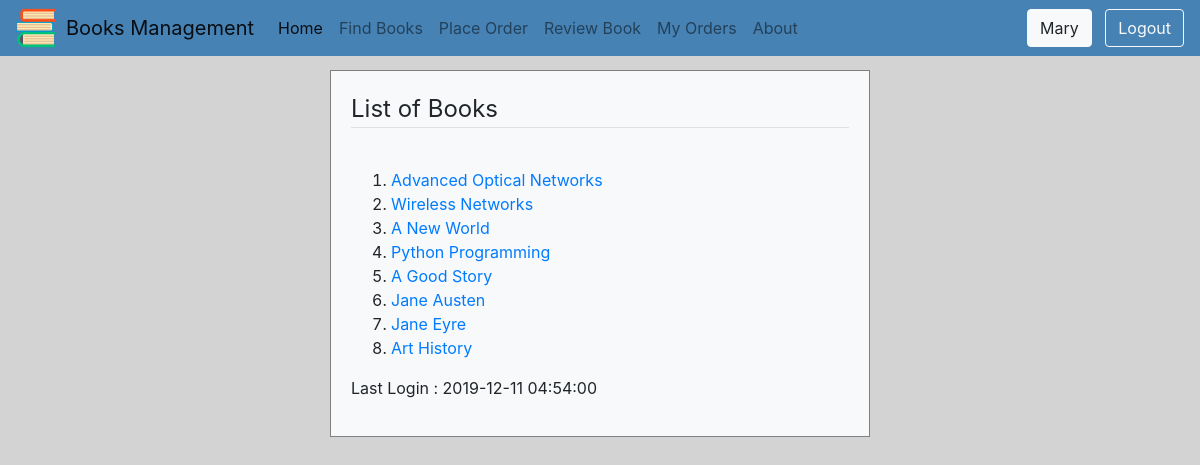
The app's page /myapp/ (signed in) with its own data.
### myapp/models.py (models this page shows, shortened)
class Book(models.Model):
    CATEGORY_CHOICES = [
        ('S', 'Scinece&Tech'),
        ('F', 'Fiction'),
        ('B', 'Biography'),
        ('T', 'Travel'),
        ('O', 'Other')
    ]
    title = models.CharField(max_length=200)
    category = models.CharField(max_length=1, choices=CATEGORY_CHOICES, default='S')
    num_pages = models.PositiveIntegerField(default=100)
    price = models.DecimalField(max_digits=10, decimal_places=2, validators=[MaxValueValidator(1000), MinValueValidator(0)])
    publisher = models.ForeignKey(Publisher, related_name='books', on_delete=models.CASCADE)
    description=models.TextField(max_length=500, blank=True)
    num_reviews=models.PositiveIntegerField(default=0, validators=[MaxValueValidator(5), MinValueValidator(1)])

### myapp/views.py (the view)
# urls.py: path(r'',views.Index.as_view(), name='index'),
class Index(View):
    def get(self, request):
        booklist=Book.objects.all().order_by('id')
        return render(request,'myapp/index.html',{'booklist':booklist})

### myapp/templates/myapp/index.html
{% extends 'myapp/base.html' %}
{% load crispy_forms_tags %}
{% block body_block %}
{% if booklist %}
    <fieldset class="form-group">
         <legend class="border-bottom mb-4">List of Books</legend>
    </fieldset>
    <ol>
        {% for book in booklist %}
            <li><a href="{% url 'myapp:detail' book.id %}">{{ book.title }}</a></li>
        {% endfor %}
    </ol>
{% else %}
    <strong>There are no available books!</strong>
{% endif %}
    {% if request.session.username %}
        {% if request.session.last_login  %}
            <p>Last Login : {{ request.session.last_login }}</p>
        {% else %}
            <p>Your last login was more than one hour ago</p>
        {% endif %}
    {% endif %}
{% endblock %}

### myapp/templates/myapp/base.html (shortened to what this page needs)
<!DOCTYPE html>
{% load staticfiles %}
<html lang="en">
<head>
    <link rel="stylesheet" type="text/css" href="{% static '/css/bootstrap.css' %}">
    <link rel="stylesheet" type="text/css" href="{% static 'myapp/style.css' %}">
</head>
<body>
<nav class="navbar navbar-expand-lg navbar-light bg-navbar">
  <img class="logo-img" src="{% static 'myapp/books.png' %}">
  <a class="navbar-brand" href="#">Books Management</a>
  <div class="collapse navbar-collapse" id="navbarSupportedContent">
    <ul class="navbar-nav mr-auto">
      <li class="nav-item active">
        <a class="nav-link" href="{% url 'myapp:index' %}">Home<span class="sr-only">(current)</span></a>
      </li>
      <li class="nav-item">
        <a class="nav-link" href="{% url 'myapp:findbooks' %}">Find Books</a>
      </li>
      <li class="nav-item">
        <a class="nav-link" href="{% url 'myapp:place_order' %}">Place Order</a>
      </li>
      {% if user.is_authenticated %}
          <li class="nav-item">
            <a class="nav-link" href="{% url 'myapp:review' %}">Review Book</a>
          </li>
          <li class="nav-item">
            <a class="nav-link" href="{% url 'myapp:myorders' %}">My Orders</a>
          </li>
      {% endif %}
        <li class="nav-item">
        <a class="nav-link" href="{% url 'myapp:about' %}">About</a>
      </li>
    </ul>
    <form class="form-inline my-2 my-lg-0" method="GET">
        {% if user.is_authenticated %}
            <a class="btn btn-light" href="{%  url 'myapp:profile' %}">{{ request.user.username | capfirst}}</a>&nbsp; &nbsp;
            <a class="btn btn-outline-light" href="{%  url 'myapp:user_logout' %}">Logout</a>
        {% else %}
            Hello User &nbsp; &nbsp;
            <a class="btn btn-outline-light my-2 my-sm-0" href="{% url 'myapp:user_login' %}">LogIn</a>&nbsp; &nbsp;
            <a class="btn btn-outline-light" href="{% url 'myapp:user_register' %}">Register</a>
        {% endif %}
    </form>
  </div>
</nav>
    <div role="main" class="container main-body">
        <div class="col-6 mx-auto">
        <div class="bg-light">
        {% block body_block %}***{% endblock %}
        </div>
        </div>
    </div>
</body>
</html>

### myapp/static/myapp/style.css (style rules this page uses)
body { background-color: lightgrey; font-family: -apple-system,BlinkMacSystemFont,"Segoe UI",Roboto,"Helvetica Neue",Arial,"Noto Sans",sans-serif,"Apple Color Emoji","Segoe UI Emoji","Segoe UI Symbol","Noto Color Emoji"; margin: 0px; }
.main-body { padding: 70px 0px !important; }
.navbar { position: fixed !important; width: 100%; z-index: 99999; }
.bg-navbar { background-color: steelblue !important; }
.bg-light { border: solid 1px grey; padding: 20px; }
.logo-img { height: 40px; padding-right: 10px; }

### records on screen
Book: title "Advanced Optical Networks"
Book: title "Wireless Networks"
Book: title "A New World"
Book: title "Python Programming"
Book: title "A Good Story"
Book: title "Jane Austen"
Book: title "Jane Eyre"
Book: title "Art History"

### other values on screen
{{ request.user.username | capfirst }} "Mary"
{{ request.session.last_login }} "2019-12-11 04:54:00"
